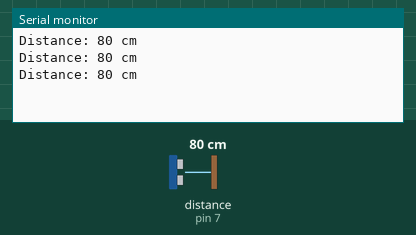
The sketch below on a simulated Arduino Uno, built with avr-gcc and run on an emulated ATmega328P. Parts: the last lines printed to the serial monitor. Wiring (inferred from the names in the program): ultrasonic range finder: trigger pin 7; echo pin 7. The test bench sets the inputs (shaded band); at power-on: distance to the obstacle (sensor on pin 7) 80 cm. The echo pulse lasts 58.3 µs per cm.

Above: at 1.3 s.
1.4 s: distance to the obstacle (sensor on pin 7) set to 2 cm
At 1.9 s:
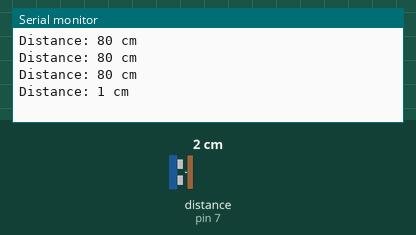
2.9 s: distance to the obstacle (sensor on pin 7) set to 4 cm
At 3.4 s:
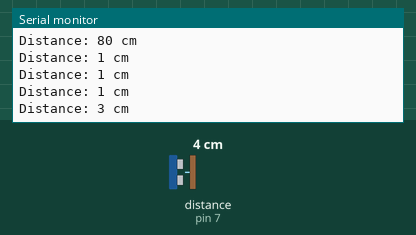
Timing chart, 0 to 5.9 s (numbered marks = the images above; inputs shaded):
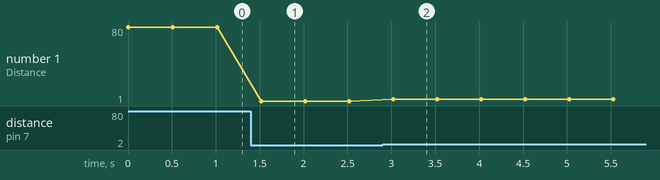

Measured:
- after the input at 1.4 s, the serial monitor: prints a new line after 0.12 s (image 1)
- after the input at 2.9 s, the serial monitor: prints a new line after 0.12 s (image 2)
- plotted number 1: 80 → 1 after the input at 1.4 s, 1 → 3 after the input at 2.9 s

The sketch:

Day24_Distance_Serial.ino
```cpp
// Day 24 - Exercise 2: Test distance sensing
// Tinkercad 3-pin ultrasonic sensor: one SIG pin (pin 7) does both trigger and echo.
// Move the object to 5 distances and compare with the ruler.

const int sigPin = 7;

void setup() {
  Serial.begin(9600);
}

void loop() {
  pinMode(sigPin, OUTPUT);
  digitalWrite(sigPin, LOW);
  delayMicroseconds(2);
  digitalWrite(sigPin, HIGH);      // short pulse starts a measurement
  delayMicroseconds(5);
  digitalWrite(sigPin, LOW);

  pinMode(sigPin, INPUT);          // same pin now listens for the echo
  long duration = pulseIn(sigPin, HIGH, 30000);
  long distanceCm = duration / 58; // Tinkercad: echo time (us) / 58 = cm

  Serial.print("Distance: ");
  Serial.print(distanceCm);
  Serial.println(" cm");
  delay(500);
}
```
